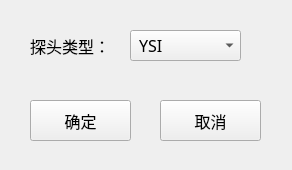
<?xml version="1.0" encoding="UTF-8"?>
<ui version="4.0">
 <class>FormTemp</class>
 <widget class="QWidget" name="FormTemp">
  <property name="geometry">
   <rect>
    <x>0</x>
    <y>0</y>
    <width>292</width>
    <height>170</height>
   </rect>
  </property>
  <property name="windowTitle">
   <string>Form</string>
  </property>
  <widget class="QLabel" name="label">
   <property name="geometry">
    <rect>
     <x>30</x>
     <y>30</y>
     <width>101</width>
     <height>31</height>
    </rect>
   </property>
   <property name="font">
    <font>
     <family>宋体</family>
     <pointsize>12</pointsize>
    </font>
   </property>
   <property name="text">
    <string>探头类型：</string>
   </property>
  </widget>
  <widget class="QComboBox" name="prbTypeComboBox">
   <property name="geometry">
    <rect>
     <x>130</x>
     <y>30</y>
     <width>111</width>
     <height>31</height>
    </rect>
   </property>
   <property name="font">
    <font>
     <family>宋体</family>
     <pointsize>12</pointsize>
    </font>
   </property>
   <item>
    <property name="text">
     <string> YSI</string>
    </property>
   </item>
   <item>
    <property name="text">
     <string>CY-FI</string>
    </property>
   </item>
  </widget>
  <widget class="QPushButton" name="okButton">
   <property name="geometry">
    <rect>
     <x>30</x>
     <y>100</y>
     <width>101</width>
     <height>41</height>
    </rect>
   </property>
   <property name="font">
    <font>
     <family>宋体</family>
     <pointsize>12</pointsize>
    </font>
   </property>
   <property name="text">
    <string>确定</string>
   </property>
  </widget>
  <widget class="QPushButton" name="cancelButton">
   <property name="geometry">
    <rect>
     <x>160</x>
     <y>100</y>
     <width>101</width>
     <height>41</height>
    </rect>
   </property>
   <property name="font">
    <font>
     <family>宋体</family>
     <pointsize>12</pointsize>
    </font>
   </property>
   <property name="text">
    <string>取消</string>
   </property>
  </widget>
 </widget>
 <resources/>
 <connections/>
</ui>
